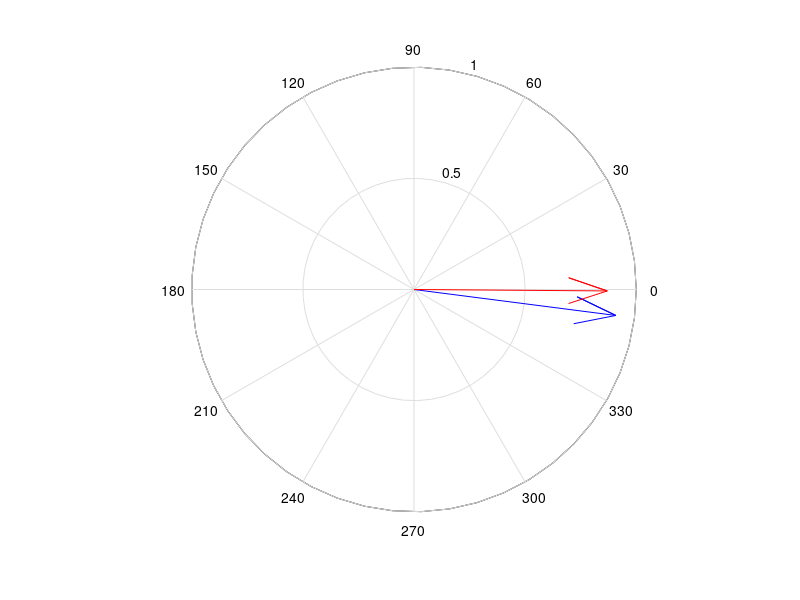
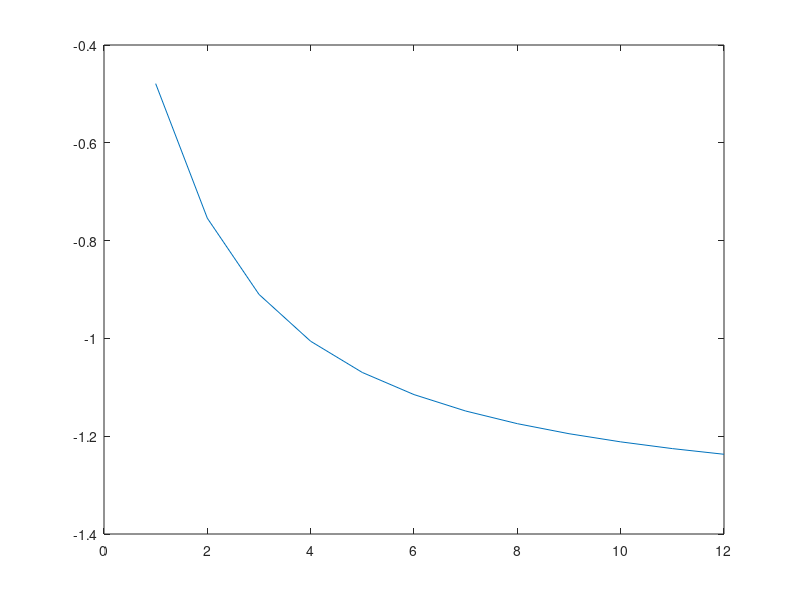

The MATLAB source for these figures, in order:
phis = [];
angs=[];
close all

% Ca = is the arterial volume fraction
for Ca =0.01:0.01: 0.12 ; 

    Gz = 1;  % Flow crusher gradient:  G / cm
    dt = 0.005; % imaging time during which phase is accrued
    vz = 2; % arterial velocity cm/s
    f = 0.015 ; % perfusion rate ml/s/ml
    R1a = 1/1.6;  % arterial R1
    Ttrans = 1.2;  % transit time in seconds
    alpha = 1 * exp(-Ttrans * R1a); %( T1 adjusted inversion efficiency)
    %alpha = 0
    %Ca = 0.10;

    gamma = 2*pi*4.257e3; % rad/s/gauss
    phia = gamma * Gz * vz * dt^2
    phis = [phis phia];

    
    % Cb is the tissue volume fraction
    Cb = 1-Ca;
    % the amount of spins that goes into the tissue is Cf
    Cf = f*(Cb-Ca);
    Cb = 1 - Ca - Cf;
    
    phib = 0;

    % tissue complex signal
    bsig = (Cb - (1-2*alpha)*Cf)*  exp(-i*phib);
    % arterial complex signal
    asig = (1-2*alpha)*Ca*exp(-i*phia);

    % net signal in the control case
    signal1 = ...
        Cb * exp(-i*phib) + ...
        Cf * exp(-i*phib) + ...
        Ca * exp(-i*phia);

    % net signal in the tagged case
    signal2 = ...
        Cb *  exp(-i*phib) + ...
        -Cf *(1-2*alpha) *  exp(-i*phib) + ...
        (1-2*alpha)*Ca*exp(-i*phia);

    % complex subtracted signal:
    asl = signal1 - signal2;
    angs = [angs angle(asl)];
    
    
    % show control and tag vectors
    compass( real(signal1) ,  imag(signal1))
    hold on
    compass( real(signal2) ,  imag(signal2),'r')
    hold off
    drawnow
    pause(0.1)
end

figure
plot( angs)
